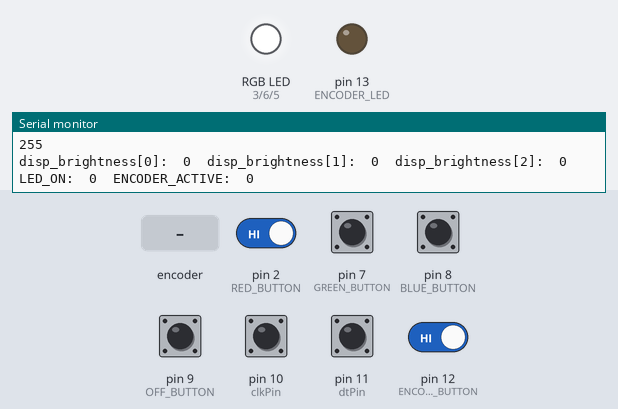
The sketch below on a simulated Arduino Uno, built with avr-gcc and run on an emulated ATmega328P. On the bench: an RGB LED mixed from three pins (HIGH = lit), output pins drawn as LEDs (lit = HIGH), the last lines printed to the serial monitor. Inputs (shaded band) come from the test bench; at power-on: pin 2 (RED_BUTTON), pin 7 (GREEN_BUTTON), pin 8 (BLUE_BUTTON), pin 9 (OFF_BUTTON), pin 10 (clkPin), pin 11 (dtPin), pin 12 (ENCODER_BUTTON) HIGH.

Above: at 1.2 s.
1.3 s: pin 2 (RED_BUTTON) driven LOW and pin 12 (ENCODER_BUTTON) driven LOW
At 2.3 s:
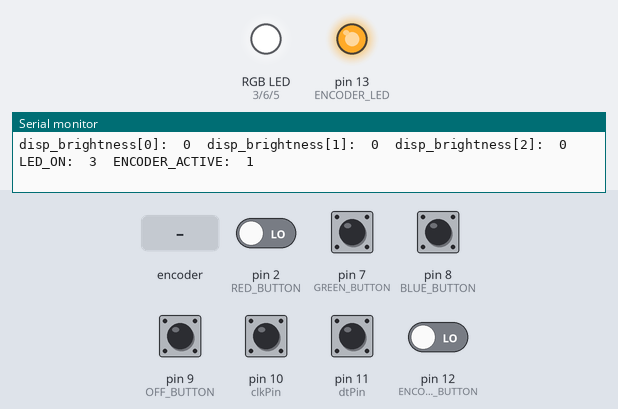
2.8 s: rotary encoder on pin 10 (clkPin) / pin 11 (dtPin) turned 3 steps (first pin leading)
At 2.91 s:
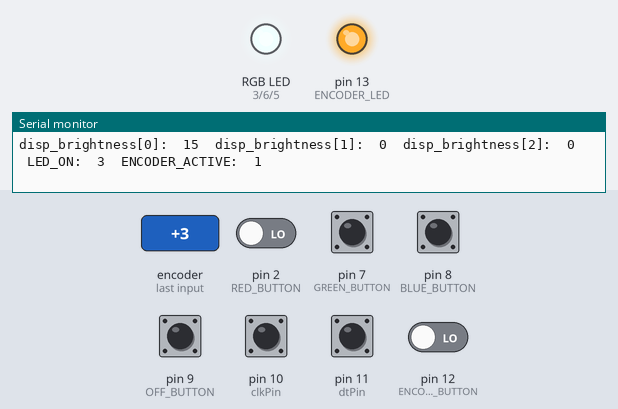
4.9 s: pin 9 (OFF_BUTTON) pulled LOW for 0.15 s
At 6.2 s:
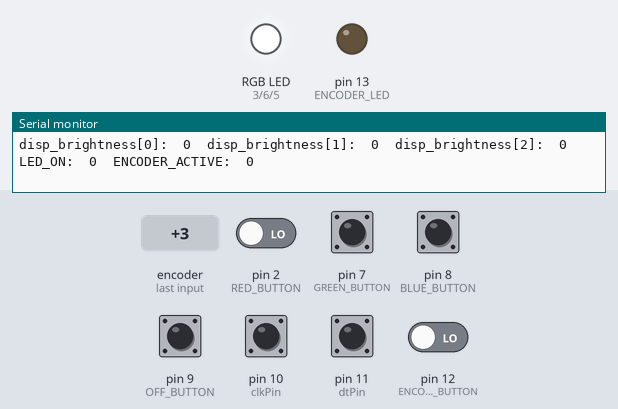
Timing chart, 0 to 7.9 s (numbered marks = the images above; inputs shaded):
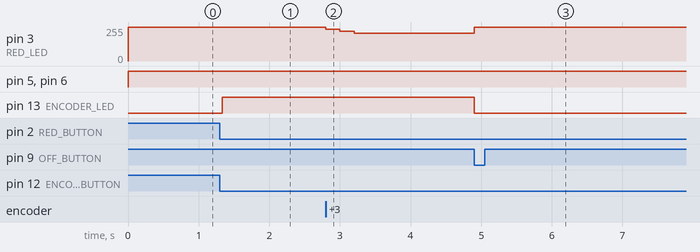

Measured:
- after the input at 1.3 s, pin 13 (ENCODER_LED): LOW → HIGH at once
- after the input at 2.8 s, pin 3 (RED_LED): 255/255 → 240/255 at once, → 225/255 0.20 s later, → 210/255 0.20 s later
- after the input at 4.9 s, pin 3 (RED_LED): 210/255 → 255/255 at once; pin 13 (ENCODER_LED): HIGH → LOW at once

The sketch:

main.ino
```cpp
#include <Arduino.h>


//This cool definition also eliminates need for function which is more memorey/CPU efficient!
#define PRINT(var) Serial.print(#var ":\t"); Serial.print(var); Serial.print('\t')
#define PRINTLN(var) Serial.print(#var ":\t"); Serial.println(var)
#define RED_LED     3
#define GREEN_LED   6
#define BLUE_LED    5
#define ENCODER_LED 13

#define RED_BUTTON  2
#define GREEN_BUTTON 7
#define BLUE_BUTTON 8
#define OFF_BUTTON  9
#define clkPin 10
#define dtPin 11
#define ENCODER_BUTTON 12
#define LEDS_off 0
#define ON  0
#define OFF 255 //remember we are using common cathode! 255 is off

/* Usage:
  Initialization:
    Encoder is inactive - turning doesn't do anything
    LEDS are off
  Usage:
    Press any of 3 buttons to turn on LED on mid brightness
    Pressing encoder activated turning to change brightness
    Pressing OFF button turns off all LEDs and encoder

    Program remembers the LED brightness, unless they were on minimum value
      when OFF button was pressed, to prevent confusion of the user
 *  */


void setup() {
  pinMode(RED_LED, OUTPUT);
  pinMode(GREEN_LED, OUTPUT);
  pinMode(BLUE_LED, OUTPUT);
  pinMode(ENCODER_LED, OUTPUT);

  pinMode(ENCODER_BUTTON, INPUT_PULLUP);
  pinMode(RED_BUTTON, INPUT_PULLUP);
  pinMode(BLUE_BUTTON, INPUT_PULLUP);
  pinMode(GREEN_BUTTON, INPUT_PULLUP);
  pinMode(OFF_BUTTON, INPUT_PULLUP);

  pinMode(clkPin, INPUT);
  pinMode(dtPin, INPUT);

  Serial.begin(9600);
  Serial.println("Serial Monitor Initialized\n Turn on LEDs ");
}


// byte brightness = OFF; //start on mid brightness
byte LED_ON = LEDS_off; //which LED to turn on
byte LED_array[3] = {RED_LED, GREEN_LED, BLUE_LED};
bool INIT = HIGH; //init colors first run
int Bright_arr[3] = {OFF, OFF, OFF};
int disp_brightness[3] = {}; //for displaying only
bool change = HIGH; //flag when OFF switch was hit. Initialize first to OFF as this is first HIGH
bool release_flag1, release_flag2, release_flag3, release_flag4, release_flag_encoder = HIGH; //send only one instruction per press (PRESS+RELEASE)
bool ENCODER_ACTIVE = LOW;
int step = 15; //ADJUSTABLE - dividible by 255

int newCLK = digitalRead(clkPin);
int newDT = digitalRead(dtPin);
int clk = digitalRead(clkPin);
int dt  = digitalRead(dtPin);

void loop() {
  bool R_read =   !digitalRead(RED_BUTTON); //if button pressed, var will be 1
  bool G_read =   !digitalRead(GREEN_BUTTON);
  bool B_read =   !digitalRead(BLUE_BUTTON);
  bool OFF_read = !digitalRead(OFF_BUTTON);
  bool ENCODER_read = !digitalRead(ENCODER_BUTTON);


  if ((OFF_read != release_flag4)){ //turn off if button pressed or on init when flag is HIGH
    release_flag4 = OFF_read;
    if (OFF_read){
      change = HIGH;
      ENCODER_ACTIVE = LOW;
      LED_ON = LEDS_off;
      //Reset to mid value to prevent confusion what to do when pressing LED button again
    }
  }

  if (R_read != release_flag1){ //if one of the button pressed. LED shall be turned on and others off.
    release_flag1 = R_read;
      if (R_read){
        LED_ON = RED_LED;
        change = HIGH;
        // Serial.println("RED INTRUCTION SENT"); //DEBUG
      }
  }

  else if (G_read != release_flag2){ //if one of the button pressed. LED shall be turned on and others off.
      release_flag2 = G_read;
      if (G_read){
          LED_ON = GREEN_LED;
          change = HIGH;
          // Serial.println("GREEN INTRUCTION SENT"); //DEBUG
      }
  }

  else if (B_read != release_flag3){ //if one of the button pressed. LED shall be turned on and others off.
    release_flag3 = B_read;
      if (B_read){
        LED_ON = BLUE_LED;
        change = HIGH;
        // Serial.println("RED INTRUCTION SENT"); //DEBUG
      }
  }

  else if (ENCODER_read != release_flag_encoder){ //if encoder button pressed
    release_flag_encoder = ENCODER_read; //wait for release
      if (ENCODER_read && LED_ON != LEDS_off){ //if encoder button pressed and LED is on
        change = HIGH; //initiate that something has changed
        ENCODER_ACTIVE ? ENCODER_ACTIVE = LOW : ENCODER_ACTIVE = HIGH; //flip states
        if (ENCODER_ACTIVE){ //if encoder is active re-init its position
          clk = digitalRead(clkPin);
          dt  = digitalRead(dtPin);
        }
      }
  }

  if (ENCODER_ACTIVE){
    newCLK = digitalRead(clkPin);
    newDT = digitalRead(dtPin);
    for (int i=0; i < 1600; i++) asm volatile ("NOP");
    if ( (newCLK != clk) && newCLK == LOW ) { // CLK has changed from HIGH to LOW
      change = HIGH;
      if ( dt == LOW) {
        for (int i=0; i < 3; i++){ //change brightness of only selected LED
          if (LED_ON == LED_array[i]){
            if (Bright_arr[i] + step <= 255){ //remember we are using common cathode! 255 is off
              Bright_arr[i] += step;
            }else{
              Serial.println("Min Brightness Reached");
              Bright_arr[i] = 255;
            }
          }
        }
      }else {
        for (int i=0; i < 3; i++){
          if (LED_ON == LED_array[i]){
            if (Bright_arr[i] - step >= 0){
              Bright_arr[i] -= step;
            }else{
              Serial.println("Max Brightness Reached");
              Bright_arr[i] = 0;
            }
          }
        }
      }
    }
    clk = newCLK;
    dt = newDT;
  }

  if (change){
    change = LOW;
    //let the user know encoder is active by LED
    ENCODER_ACTIVE ? digitalWrite(ENCODER_LED, HIGH) : digitalWrite(ENCODER_LED, LOW);

    if (INIT){
      for (int i=0; i < 3; i++){
        analogWrite(LED_array[i], Bright_arr[i]);
        Serial.println(Bright_arr[i]);
      }
      INIT = LOW;
    }

    if (LED_ON != LEDS_off) { //prevent writing on pin 0 as it is not connected
      for (int i=0; i < 3; i++){ //turn off/all other LEDs
        if (LED_ON == LED_array[i]){
          analogWrite(LED_array[i], Bright_arr[i]);
        }
      }
    }else{
      for (int i=0; i < 3; i++){ //turn off/all other LEDs
        Bright_arr[i] = OFF;
        analogWrite(LED_array[i], Bright_arr[i]);
      }
    }

    disp_brightness[0] = 255 - Bright_arr[0]; //for displaying only
    disp_brightness[1] = 255 - Bright_arr[1];
    disp_brightness[2] = 255 - Bright_arr[2];

    PRINT(disp_brightness[0]);
    PRINT(disp_brightness[1]);
    PRINT(disp_brightness[2]);
    PRINT(LED_ON);
    PRINTLN(ENCODER_ACTIVE);

  }
}
```
